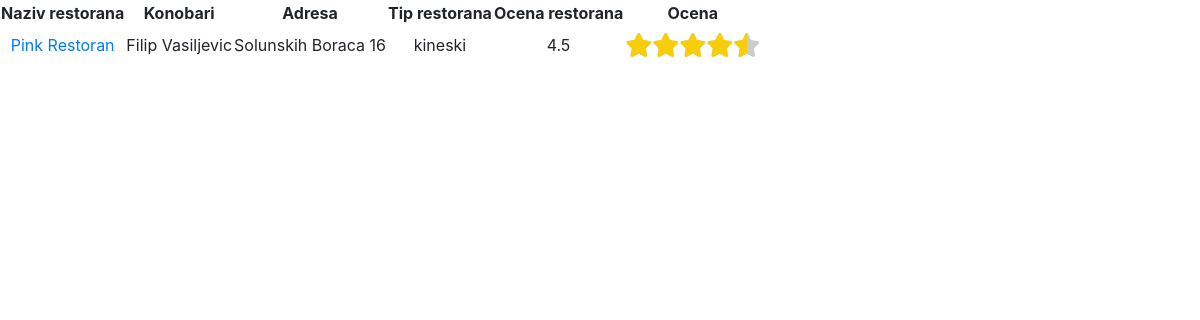
Page /gost_restorani_prikaz_restorana.php?pretaga_naziv=Pink Restoran on the committed database.
### tables this page shows
CREATE TABLE IF NOT EXISTS `restorani` (
  `id` int NOT NULL AUTO_INCREMENT,
  `naziv` varchar(50) NOT NULL,
  `adresa` varchar(50) NOT NULL,
  `tip` enum('kineski','indijski','japanski','domaca kuhinja') NOT NULL,
  `prosecna_ocena` float NOT NULL,
  `mapa` varchar(500) NOT NULL,
  `telefon` varchar(50) NOT NULL,
  `pocetak_radnog_vremena` time NOT NULL,
  `kraj_radnog_vremena` time NOT NULL,
  `opis` varchar(500) NOT NULL,
  `kontakt_osoba` varchar(50) NOT NULL,
  `broj_stolova` int NOT NULL,
  `broj_ocena` int NOT NULL,
  PRIMARY KEY (`id`)
);

CREATE TABLE IF NOT EXISTS `konobari` (
  `kor_ime` varchar(50) NOT NULL,
  `id_restorana` int NOT NULL,
  `aktivnost` enum('aktivan','blokiran') NOT NULL,
  `ime` varchar(50) NOT NULL,
  `prezime` varchar(50) NOT NULL,
  `id` int NOT NULL AUTO_INCREMENT,
  PRIMARY KEY (`id`)
);

### gost_restorani_prikaz_restorana.php (the view, shortened to what this page needs)
<!DOCTYPE html>
<html>
    <head>
        <link rel="stylesheet" type="text/css" href="bootstrap.min.css">
        <link rel="stylesheet" type="text/css" href="izgled_stranice.css">
        <link rel="stylesheet" href="https://cdnjs.cloudflare.com/ajax/libs/font-awesome/6.0.0-beta3/css/all.min.css">
    </head>
    <body>
        <?php
        require 'dbConn.php';
        $sort_naziv = $_GET['sort_naziv'];
        $sort_adresa = $_GET['sort_adresa'];
        $sort_tip = $_GET['sort_tip'];
        $pretaga_naziv = $_GET['pretaga_naziv'];
        $pretaga_adresa = $_GET['pretaga_adresa'];
        $pretaga_tip = $_GET['pretaga_tip'];
        if($sort_naziv == 'neopadajuce'){
            $sort_naziv = 'asc';
        }
        else{
            $sort_naziv = 'desc';
        }
        if($sort_adresa == 'neopadajuce'){
            $sort_adresa = 'asc';
        }
        else{
            $sort_adresa = 'desc';
        }
        if($sort_tip == 'neopadajuce'){
            $sort_tip = 'asc';
        }
        else{
            $sort_tip = 'desc';
        }
        $result = mysqli_query($conn, "select * from restorani where naziv like '%$pretaga_naziv%' and adresa like '%$pretaga_adresa%' and tip like '%$pretaga_tip%' order by naziv ".$sort_naziv.", adresa ".$sort_adresa.", tip ".$sort_tip."");
        ?>
        <table>
            <tr colspan = "2">
                <th>Naziv restorana</th>
                <th>Konobari</th>
                <th>Adresa</th>
                <th>Tip restorana</th>
                <th>Ocena restorana</th>
                <th>Ocena</th>
            </tr>
            <?php
            if(mysqli_num_rows($result)>0){
                while($row = mysqli_fetch_assoc($result)){
                  ?>
            <tr colspan = "2">
                <td><a href="detalji.php?id=<?php echo $row['id']; ?>"><?php echo $row['naziv']; ?></a></td>
                <td><?php
                $id_restorana = $row['id'];
                $result1 = mysqli_query($conn, "select * from konobari where id_restorana='$id_restorana' and aktivnost='aktivan'");
                if(mysqli_num_rows($result1)>0){
                    while($row1 = mysqli_fetch_assoc($result1)){
                        echo $row1['ime'].' '.$row1['prezime'].'<br>';
                    }
                }
                ?></td>
                <td><?php echo $row['adresa'] ?></td>
                <td><?php echo $row['tip'] ?></td>
                <td><?php echo $row['prosecna_ocena'] ?></td>
                <td>
                    <div class="stars-outer">
                        <div class="stars-inner" style="width: <?php echo ($row['prosecna_ocena'] / 5) * 100; ?>%;"></div>
                    </div>
                </td>
            </tr>
            <?php
                }
            }
            ?>
        </table>
    </body>
</html>

### izgled_stranice.css (style rules this page uses)
th { text-align: center; }
td { text-align: center; }

### gost_restorani_prikaz_restorana.php (style rules this page uses)
.stars-outer { display: inline-block; position: relative; font-family: FontAwesome; font-size: 24px; color: #ccc; }
.stars-inner { position: absolute; top: 0; left: 0; white-space: nowrap; overflow: hidden; color: #f8ce0b; }
.stars-inner::before, .stars-outer::before { content: "\f005 \f005 \f005 \f005 \f005"; }

### rows in the picture
restorani: naziv "Pink Restoran", adresa "Solunskih Boraca 16", tip "kineski", prosecna_ocena "4.5"
konobari: ime "Filip", prezime "Vasiljevic"
